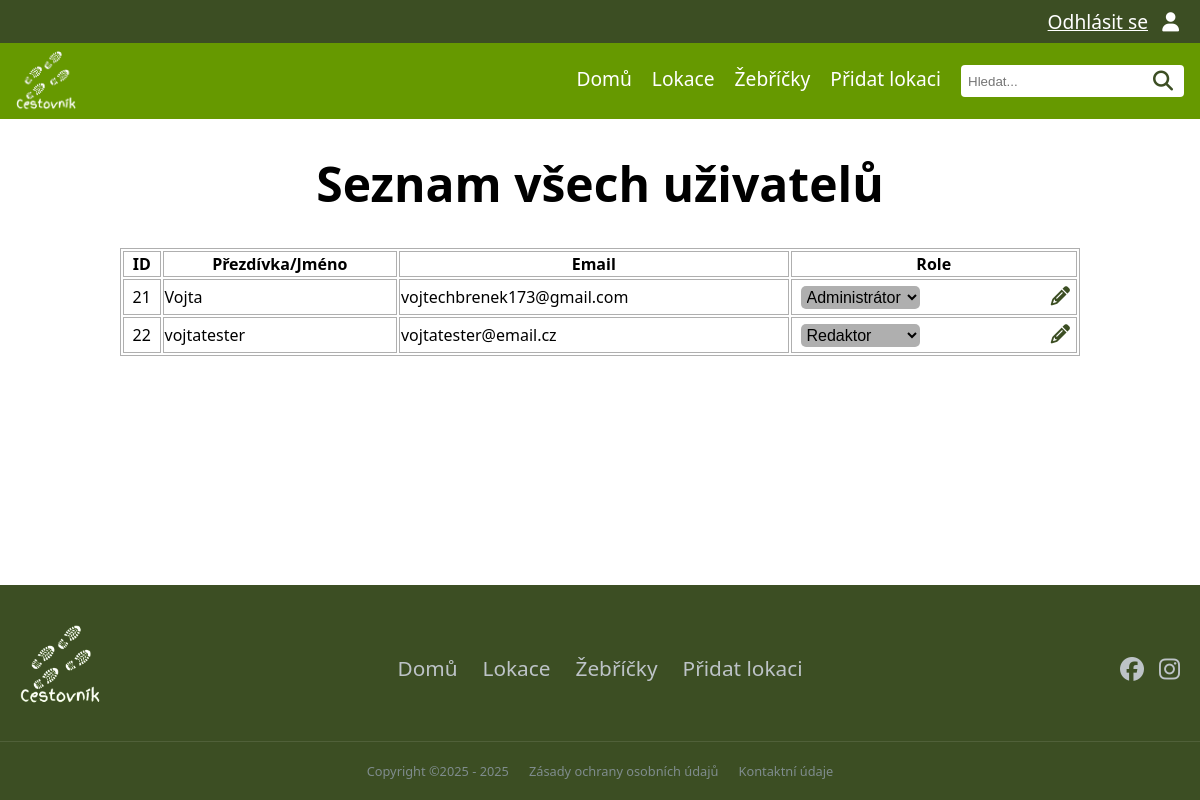
Page /all_users (signed in) on the committed database.
### tables this page shows
CREATE TABLE "user"
(
    id               INTEGER
        primary key autoincrement,
    name             VARCHAR not null,
    email            VARCHAR not null
        unique,
    password_hash    VARCHAR not null,
    id_role          INTEGER
        references role,
    id_auth_provider integer
        constraint user_auth_provider_id_fk
            references auth_provider
);

### pages/all_users.py (the view)
@router.get("/all_users", response_class=HTMLResponse)
async def all_users_page(request: Request, svc: UserService = Depends(user_service)):
    if not request.session.get("user"):
        return RedirectResponse(url="/login", status_code=303)
    all_users = svc.list_all_users()
    return request.app.state.templates.TemplateResponse(
        "all_users.html",
        {
            "request": request,
            "title": "Seznam všech uživatelů",
            "all_users": all_users
        }
    )

### templates/all_users.html (shortened to what this page needs)
{% extends "base.html" %}
{% block head %}
    <link rel="stylesheet" href="{{ url_for('static', path='css/all-users.css') }}">
{% endblock %}
{% block content %}
    <h1>{{ title }}</h1>
    <div class="container">
        {% if all_users %}
            <div class="table">
                <table>
                    <tr>
                        <th>ID</th>
                        <th>Přezdívka/Jméno</th>
                        <th>Email</th>
                        <th>Role</th>
                    </tr>
                    {% for user in all_users %}
                        <tr>
                            <td data-label="ID" class="id">{{ user.id }}</td>
                            <td data-label="Jméno" class="name">{{ user.name }}</td>
                            <td data-label="Email" class="email">{{ user.email }}</td>
                            <td data-label="Akce">
                                <form action="/all_users/update" method="post">
                                    <div class="split-content">
                                        <select name="role">
                                            <option value="1" {% if user['role'] == 1 %}selected{% endif %}>
                                                Administrátor
                                            </option>
                                            <option value="2" {% if user['role'] == 2 %}selected{% endif %}>Redaktor
                                            </option>
                                        </select>
                                        <button type="submit" title="Uložit změnu role"><i
                                                class="fa-solid fa-pencil"></i>
                                        </button>
                                    </div>
                                </form>
                            </td>
                        </tr>
                    {% endfor %}
                </table>
            </div>
        {% else %}
            <p>Žádní uživatelé</p>
        {% endif %}
    </div>
{% endblock %}

### static/css/style.css (style rules this page uses)
:root { font-family: system-ui, -apple-system, Segoe UI, Roboto, sans-serif; --background-color: white; --text-color: black; --light-green-color: #669900; --dark-green-color: #3c4e23; --white-text-color: white; --neutral-gray-color: #afafaf; --shadow-gray-color: #c8c8c8; --star-gold-color: #ffc107; --google-red-color:#DB4437; font-size: 16px; }
html, body { margin:0; padding: 0; background: var(--background-color); }
body { display: flex; flex-direction: column; min-height: 100vh; }
h1 { font-size: 3em; text-align: center; }

### static/css/all-users.css (style rules this page uses)
.container { display: flex; width: 80%; margin: 0 auto; }
.table { display: flex; flex-direction: column; width: 100%; }
.table table { border: 1px solid var(--neutral-gray-color); }
.table th { border: 1px solid var(--neutral-gray-color); text-align: center; vertical-align: middle; }
.table td { border: 1px solid var(--neutral-gray-color); vertical-align: middle; }
.id { text-align: center; }
.name { text-align: start; }
.email { text-align: start; }
.table select { padding: 2px; font-size: 1rem; background-color: var(--neutral-gray-color); color: var(--text-color); border-radius: 5px; border: none; margin-left: 1vh; }
.table option { font-size: 1.2rem; background-color: var(--neutral-gray-color); }
.table button { padding: 5px; font-size: 1.2rem; background-color: rgba(0, 0, 0, 0); color: var(--dark-green-color); border-radius: 5px; border: none; }
.split-content { display: flex; justify-content: space-between; align-items: center; width: 100%; gap: 10px; }

### rows in the picture
user: id "21", name "Vojta", email "vojtechbrenek173@gmail.com"
user: id "22", name "vojtatester", email "vojtatester@email.cz"

### other values in the picture
{{ title }} "Seznam všech uživatelů"
